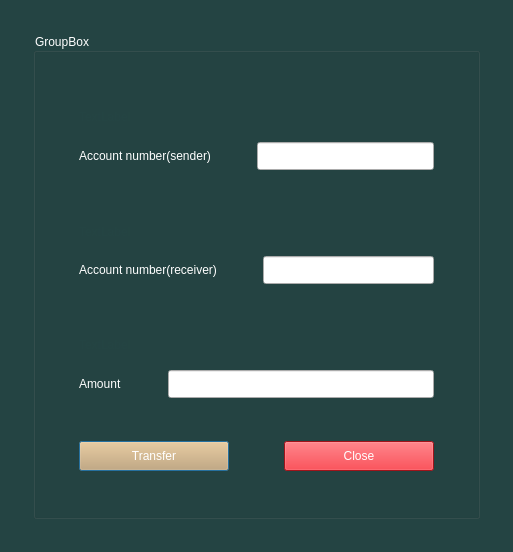
<?xml version="1.0" encoding="UTF-8"?>
<ui version="4.0">
 <class>TransferAmount</class>
 <widget class="QDialog" name="TransferAmount">
  <property name="geometry">
   <rect>
    <x>0</x>
    <y>0</y>
    <width>513</width>
    <height>552</height>
   </rect>
  </property>
  <property name="windowTitle">
   <string>Dialog</string>
  </property>
  <property name="styleSheet">
   <string notr="true">QDialog
{
	
	background-color: rgb(36, 68, 67);
}</string>
  </property>
  <layout class="QGridLayout" name="gridLayout_2">
   <item row="0" column="1">
    <spacer name="verticalSpacer_7">
     <property name="orientation">
      <enum>Qt::Vertical</enum>
     </property>
     <property name="sizeType">
      <enum>QSizePolicy::Fixed</enum>
     </property>
     <property name="sizeHint" stdset="0">
      <size>
       <width>20</width>
       <height>22</height>
      </size>
     </property>
    </spacer>
   </item>
   <item row="1" column="0">
    <spacer name="horizontalSpacer_11">
     <property name="orientation">
      <enum>Qt::Horizontal</enum>
     </property>
     <property name="sizeType">
      <enum>QSizePolicy::Fixed</enum>
     </property>
     <property name="sizeHint" stdset="0">
      <size>
       <width>22</width>
       <height>20</height>
      </size>
     </property>
    </spacer>
   </item>
   <item row="1" column="1">
    <widget class="QGroupBox" name="groupBox">
     <property name="styleSheet">
      <string notr="true">QGroupBox
{
	font: 500 14pt &quot;Ubuntu&quot;;

	color: rgb(255, 255, 255);
	background-color: rgb(36, 68, 67);
}</string>
     </property>
     <property name="title">
      <string>GroupBox</string>
     </property>
     <layout class="QGridLayout" name="gridLayout">
      <item row="0" column="1">
       <spacer name="verticalSpacer_3">
        <property name="orientation">
         <enum>Qt::Vertical</enum>
        </property>
        <property name="sizeType">
         <enum>QSizePolicy::Fixed</enum>
        </property>
        <property name="sizeHint" stdset="0">
         <size>
          <width>20</width>
          <height>36</height>
         </size>
        </property>
       </spacer>
      </item>
      <item row="1" column="0">
       <spacer name="horizontalSpacer_6">
        <property name="orientation">
         <enum>Qt::Horizontal</enum>
        </property>
        <property name="sizeType">
         <enum>QSizePolicy::Fixed</enum>
        </property>
        <property name="sizeHint" stdset="0">
         <size>
          <width>34</width>
          <height>20</height>
         </size>
        </property>
       </spacer>
      </item>
      <item row="1" column="1">
       <layout class="QVBoxLayout" name="verticalLayout">
        <item>
         <widget class="QLabel" name="num_1_Chk">
          <property name="styleSheet">
           <string notr="true">QLabel
{
	
	color: rgb(36, 68, 67);
}</string>
          </property>
          <property name="text">
           <string>TextLabel</string>
          </property>
         </widget>
        </item>
        <item>
         <layout class="QHBoxLayout" name="horizontalLayout">
          <item>
           <widget class="QLabel" name="sender_Account">
            <property name="styleSheet">
             <string notr="true">QLabel
{
	
	color: rgb(255, 255, 255);
	font: 500 12pt &quot;Ubuntu&quot;;
}</string>
            </property>
            <property name="text">
             <string>Account number(sender)</string>
            </property>
           </widget>
          </item>
          <item>
           <spacer name="horizontalSpacer_12">
            <property name="orientation">
             <enum>Qt::Horizontal</enum>
            </property>
            <property name="sizeType">
             <enum>QSizePolicy::Fixed</enum>
            </property>
            <property name="sizeHint" stdset="0">
             <size>
              <width>40</width>
              <height>20</height>
             </size>
            </property>
           </spacer>
          </item>
          <item>
           <widget class="QLineEdit" name="numBox_1">
            <property name="styleSheet">
             <string notr="true">QLineEdit{
   padding: 5px;
	
	color: rgb(0, 0, 0);
}
QLineEdit:hover{
	
	
	background-color: rgb(246, 245, 244);
}
QLineEdit:focus{
	
	border-color: rgb(46, 194, 126);
}


</string>
            </property>
           </widget>
          </item>
         </layout>
        </item>
       </layout>
      </item>
      <item row="1" column="2">
       <spacer name="horizontalSpacer_5">
        <property name="orientation">
         <enum>Qt::Horizontal</enum>
        </property>
        <property name="sizeType">
         <enum>QSizePolicy::Fixed</enum>
        </property>
        <property name="sizeHint" stdset="0">
         <size>
          <width>34</width>
          <height>20</height>
         </size>
        </property>
       </spacer>
      </item>
      <item row="2" column="1">
       <spacer name="verticalSpacer_2">
        <property name="orientation">
         <enum>Qt::Vertical</enum>
        </property>
        <property name="sizeType">
         <enum>QSizePolicy::Fixed</enum>
        </property>
        <property name="sizeHint" stdset="0">
         <size>
          <width>20</width>
          <height>37</height>
         </size>
        </property>
       </spacer>
      </item>
      <item row="3" column="0">
       <spacer name="horizontalSpacer_4">
        <property name="orientation">
         <enum>Qt::Horizontal</enum>
        </property>
        <property name="sizeType">
         <enum>QSizePolicy::Fixed</enum>
        </property>
        <property name="sizeHint" stdset="0">
         <size>
          <width>34</width>
          <height>20</height>
         </size>
        </property>
       </spacer>
      </item>
      <item row="3" column="1">
       <layout class="QVBoxLayout" name="verticalLayout_2">
        <item>
         <widget class="QLabel" name="num_2_Chk">
          <property name="styleSheet">
           <string notr="true">QLabel
{
	
	color: rgb(36, 68, 67);
}</string>
          </property>
          <property name="text">
           <string>TextLabel</string>
          </property>
         </widget>
        </item>
        <item>
         <layout class="QHBoxLayout" name="horizontalLayout_2">
          <item>
           <widget class="QLabel" name="label_2">
            <property name="styleSheet">
             <string notr="true">QLabel
{
	
	color: rgb(255, 255, 255);
	font: 500 12pt &quot;Ubuntu&quot;;
}</string>
            </property>
            <property name="text">
             <string>Account number(receiver)</string>
            </property>
           </widget>
          </item>
          <item>
           <spacer name="horizontalSpacer_13">
            <property name="orientation">
             <enum>Qt::Horizontal</enum>
            </property>
            <property name="sizeType">
             <enum>QSizePolicy::Fixed</enum>
            </property>
            <property name="sizeHint" stdset="0">
             <size>
              <width>40</width>
              <height>20</height>
             </size>
            </property>
           </spacer>
          </item>
          <item>
           <widget class="QLineEdit" name="numBox_2">
            <property name="minimumSize">
             <size>
              <width>90</width>
              <height>0</height>
             </size>
            </property>
            <property name="styleSheet">
             <string notr="true">QLineEdit{
   padding: 5px;
	
	color: rgb(0, 0, 0);
}
QLineEdit:hover{
	
	
	background-color: rgb(246, 245, 244);
}
QLineEdit:focus{
	
	border-color: rgb(46, 194, 126);
}


</string>
            </property>
           </widget>
          </item>
         </layout>
        </item>
       </layout>
      </item>
      <item row="3" column="2">
       <spacer name="horizontalSpacer_3">
        <property name="orientation">
         <enum>Qt::Horizontal</enum>
        </property>
        <property name="sizeType">
         <enum>QSizePolicy::Fixed</enum>
        </property>
        <property name="sizeHint" stdset="0">
         <size>
          <width>34</width>
          <height>20</height>
         </size>
        </property>
       </spacer>
      </item>
      <item row="4" column="1">
       <spacer name="verticalSpacer">
        <property name="orientation">
         <enum>Qt::Vertical</enum>
        </property>
        <property name="sizeType">
         <enum>QSizePolicy::Fixed</enum>
        </property>
        <property name="sizeHint" stdset="0">
         <size>
          <width>20</width>
          <height>36</height>
         </size>
        </property>
       </spacer>
      </item>
      <item row="5" column="0">
       <spacer name="horizontalSpacer_2">
        <property name="orientation">
         <enum>Qt::Horizontal</enum>
        </property>
        <property name="sizeType">
         <enum>QSizePolicy::Fixed</enum>
        </property>
        <property name="sizeHint" stdset="0">
         <size>
          <width>34</width>
          <height>20</height>
         </size>
        </property>
       </spacer>
      </item>
      <item row="5" column="1">
       <layout class="QVBoxLayout" name="verticalLayout_3">
        <item>
         <widget class="QLabel" name="amountChk">
          <property name="styleSheet">
           <string notr="true">QLabel
{
	
	color: rgb(36, 68, 67);
}</string>
          </property>
          <property name="text">
           <string>TextLabel</string>
          </property>
         </widget>
        </item>
        <item>
         <layout class="QHBoxLayout" name="horizontalLayout_3">
          <item>
           <widget class="QLabel" name="label_3">
            <property name="styleSheet">
             <string notr="true">QLabel
{
	
	color: rgb(255, 255, 255);
	font: 500 12pt &quot;Ubuntu&quot;;
}</string>
            </property>
            <property name="text">
             <string>Amount</string>
            </property>
           </widget>
          </item>
          <item>
           <spacer name="horizontalSpacer_14">
            <property name="orientation">
             <enum>Qt::Horizontal</enum>
            </property>
            <property name="sizeType">
             <enum>QSizePolicy::Fixed</enum>
            </property>
            <property name="sizeHint" stdset="0">
             <size>
              <width>40</width>
              <height>20</height>
             </size>
            </property>
           </spacer>
          </item>
          <item>
           <widget class="QLineEdit" name="amountBox">
            <property name="styleSheet">
             <string notr="true">QLineEdit{
   padding: 5px;
	
	color: rgb(0, 0, 0);
}
QLineEdit:hover{
	
	
	background-color: rgb(246, 245, 244);
}
QLineEdit:focus{
	
	border-color: rgb(46, 194, 126);
}


</string>
            </property>
           </widget>
          </item>
         </layout>
        </item>
       </layout>
      </item>
      <item row="5" column="2">
       <spacer name="horizontalSpacer">
        <property name="orientation">
         <enum>Qt::Horizontal</enum>
        </property>
        <property name="sizeType">
         <enum>QSizePolicy::Fixed</enum>
        </property>
        <property name="sizeHint" stdset="0">
         <size>
          <width>34</width>
          <height>20</height>
         </size>
        </property>
       </spacer>
      </item>
      <item row="6" column="1">
       <spacer name="verticalSpacer_4">
        <property name="orientation">
         <enum>Qt::Vertical</enum>
        </property>
        <property name="sizeType">
         <enum>QSizePolicy::Fixed</enum>
        </property>
        <property name="sizeHint" stdset="0">
         <size>
          <width>20</width>
          <height>37</height>
         </size>
        </property>
       </spacer>
      </item>
      <item row="7" column="0">
       <spacer name="horizontalSpacer_9">
        <property name="orientation">
         <enum>Qt::Horizontal</enum>
        </property>
        <property name="sizeType">
         <enum>QSizePolicy::Fixed</enum>
        </property>
        <property name="sizeHint" stdset="0">
         <size>
          <width>34</width>
          <height>20</height>
         </size>
        </property>
       </spacer>
      </item>
      <item row="7" column="1">
       <layout class="QHBoxLayout" name="horizontalLayout_4">
        <item>
         <widget class="QPushButton" name="trans_btn">
          <property name="minimumSize">
           <size>
            <width>150</width>
            <height>30</height>
           </size>
          </property>
          <property name="styleSheet">
           <string notr="true">QPushButton{
border -raduis: 3px;
	background-color: rgb(211, 164, 103);
color: rgb(255, 255, 255);
font: 700 16pt &quot;Ubuntu Condensed&quot;;
}

QPushButton:hover{
	
	background-color: rgb(255, 163, 72);
}

QPushButton:pressed{
	background-color: rgb(87, 227, 137);
}</string>
          </property>
          <property name="text">
           <string>Transfer</string>
          </property>
         </widget>
        </item>
        <item>
         <spacer name="horizontalSpacer_7">
          <property name="orientation">
           <enum>Qt::Horizontal</enum>
          </property>
          <property name="sizeHint" stdset="0">
           <size>
            <width>40</width>
            <height>20</height>
           </size>
          </property>
         </spacer>
        </item>
        <item>
         <widget class="QPushButton" name="close_btn">
          <property name="minimumSize">
           <size>
            <width>150</width>
            <height>30</height>
           </size>
          </property>
          <property name="styleSheet">
           <string notr="true">QPushButton{
border -raduis: 3px;
	
	background-color: rgb(224, 27, 36);
color: rgb(255, 255, 255);
font: 700 16pt &quot;Ubuntu Condensed&quot;;
}

QPushButton:hover{
	
	
	background-color: rgb(246, 97, 81);
}

QPushButton:pressed{
	
	background-color: rgb(165, 29, 45);
}</string>
          </property>
          <property name="text">
           <string>Close</string>
          </property>
         </widget>
        </item>
       </layout>
      </item>
      <item row="7" column="2">
       <spacer name="horizontalSpacer_8">
        <property name="orientation">
         <enum>Qt::Horizontal</enum>
        </property>
        <property name="sizeType">
         <enum>QSizePolicy::Fixed</enum>
        </property>
        <property name="sizeHint" stdset="0">
         <size>
          <width>34</width>
          <height>20</height>
         </size>
        </property>
       </spacer>
      </item>
      <item row="8" column="1">
       <spacer name="verticalSpacer_5">
        <property name="orientation">
         <enum>Qt::Vertical</enum>
        </property>
        <property name="sizeType">
         <enum>QSizePolicy::Fixed</enum>
        </property>
        <property name="sizeHint" stdset="0">
         <size>
          <width>20</width>
          <height>36</height>
         </size>
        </property>
       </spacer>
      </item>
     </layout>
    </widget>
   </item>
   <item row="1" column="2">
    <spacer name="horizontalSpacer_10">
     <property name="orientation">
      <enum>Qt::Horizontal</enum>
     </property>
     <property name="sizeType">
      <enum>QSizePolicy::Fixed</enum>
     </property>
     <property name="sizeHint" stdset="0">
      <size>
       <width>22</width>
       <height>20</height>
      </size>
     </property>
    </spacer>
   </item>
   <item row="2" column="1">
    <spacer name="verticalSpacer_6">
     <property name="orientation">
      <enum>Qt::Vertical</enum>
     </property>
     <property name="sizeType">
      <enum>QSizePolicy::Fixed</enum>
     </property>
     <property name="sizeHint" stdset="0">
      <size>
       <width>20</width>
       <height>22</height>
      </size>
     </property>
    </spacer>
   </item>
  </layout>
 </widget>
 <resources/>
 <connections/>
</ui>
